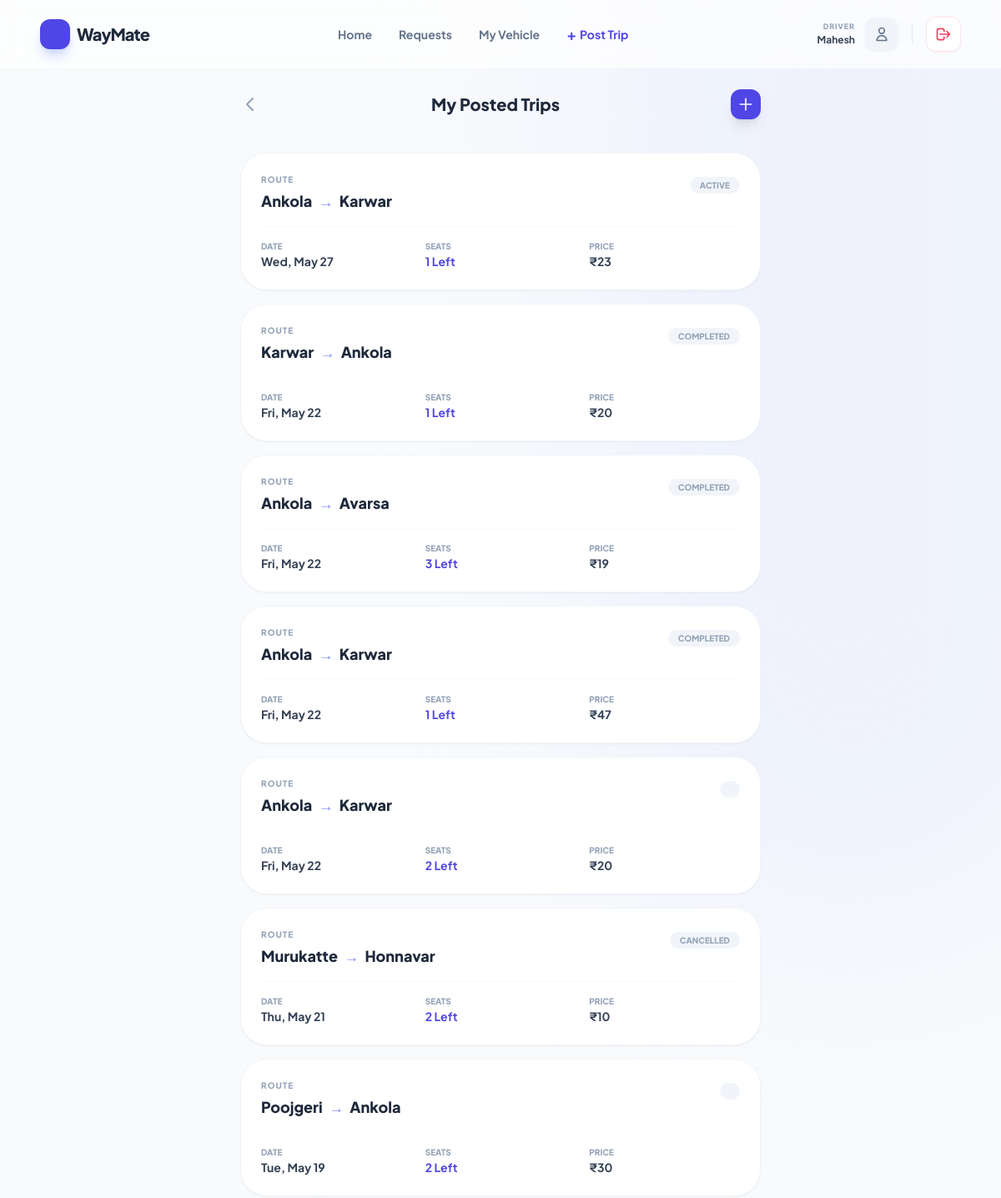
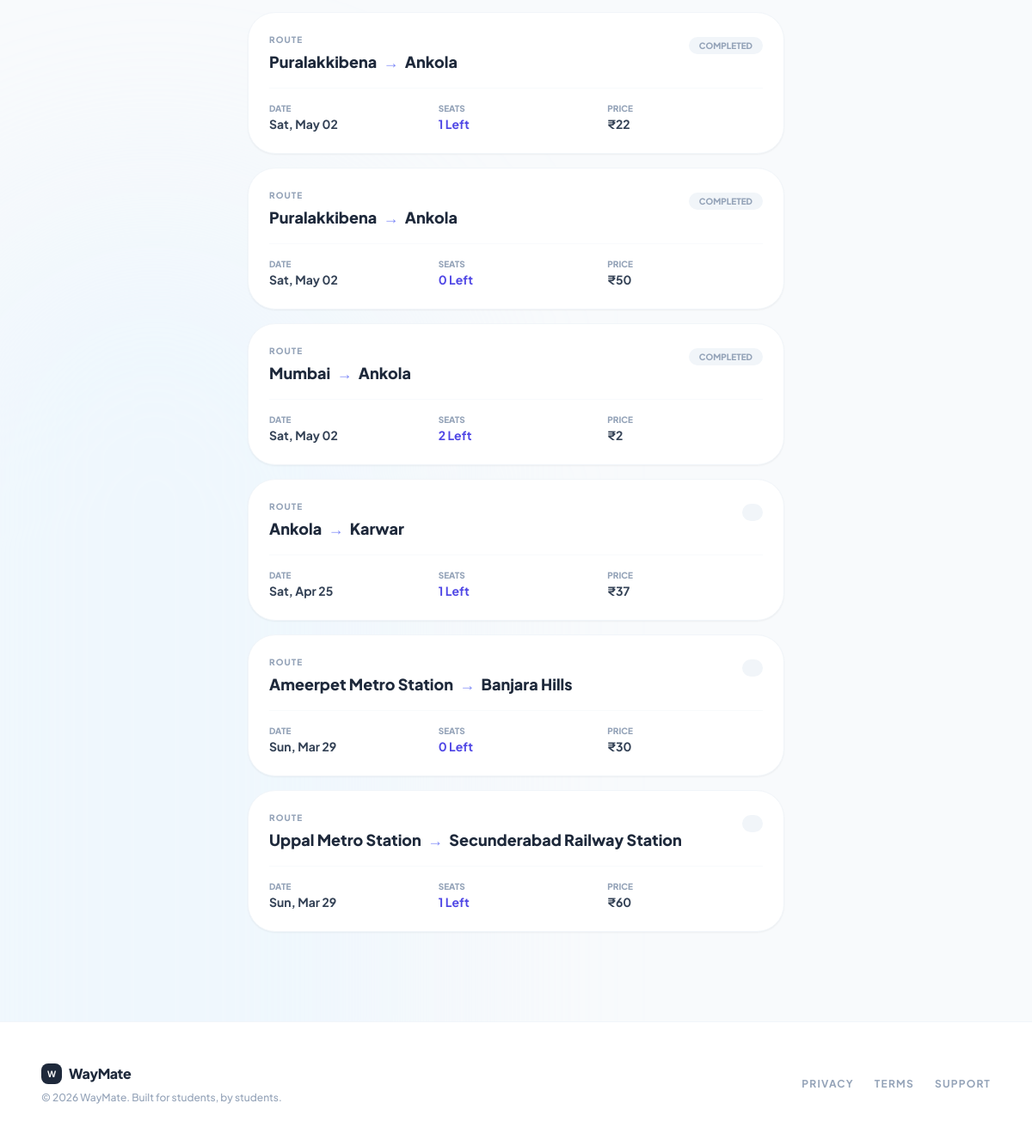
Screenshot of /driver/my_rides.php (signed in) with the database file from the repository (2 pictures, top to bottom).
### tables this page shows
CREATE TABLE `rides` (
  `ride_id` int(11) NOT NULL,
  `driver_id` int(11) NOT NULL,
  `source_id` int(11) NOT NULL,
  `destination_id` int(11) NOT NULL,
  `ride_date` date NOT NULL,
  `ride_time` time NOT NULL,
  `available_seats` int(11) NOT NULL,
  `price_per_seat` decimal(10,2) NOT NULL,
  `status` enum('active','cancelled','completed') DEFAULT 'active',
  `route_path` linestring DEFAULT NULL
);

CREATE TABLE `locations` (
  `location_id` int(11) NOT NULL,
  `location_name` varchar(100) NOT NULL,
  `address` text DEFAULT NULL,
  `area` varchar(100) DEFAULT NULL,
  `city` varchar(50) DEFAULT NULL,
  `sequence_km` decimal(5,2) DEFAULT 0.00,
  `taluku` varchar(100) DEFAULT NULL
);

### driver/my_rides.php (the view, shortened to what this page needs)
<?php
require_once '../config/db.php';
include '../includes/header.php';
$driver_id = $_SESSION['user_id'];
$query = "SELECT r.*, s.location_name as source_name, d.location_name as dest_name
          FROM rides r
          JOIN locations s ON r.source_id = s.location_id
          JOIN locations d ON r.destination_id = d.location_id
          WHERE r.driver_id = ?
          ORDER BY r.ride_date DESC, r.ride_time DESC";
$stmt = $pdo->prepare($query);
$stmt->execute([$driver_id]);
$my_rides = $stmt->fetchAll();
?>
<!DOCTYPE html>
<html lang="en">
<head>
    <script src="https://cdn.tailwindcss.com"></script>
</head>
<body class="bg-slate-50 min-h-screen pb-20">
    <div class="max-w-2xl mx-auto p-6">
        <div class="flex items-center justify-between mb-10">
            <a href="dashboard.php" class="text-slate-400 hover:text-slate-900 transition">
                <svg xmlns="http://www.w3.org/2000/svg" class="h-6 w-6" fill="none" viewBox="0 0 24 24" stroke="currentColor">
                    <path stroke-linecap="round" stroke-linejoin="round" stroke-width="2" d="M15 19l-7-7 7-7" />
                </svg>
            </a>
            <h1 class="text-xl font-black text-slate-800">My Posted Trips</h1>
            <a href="../passenger/offer_ride.php" class="bg-indigo-600 text-white p-2 rounded-xl shadow-lg">
                <svg xmlns="http://www.w3.org/2000/svg" class="h-5 w-5" fill="none" viewBox="0 0 24 24" stroke="currentColor">
                    <path stroke-linecap="round" stroke-linejoin="round" stroke-width="2" d="M12 4v16m8-8H4" />
                </svg>
            </a>
        </div>
        <?php if(empty($my_rides)): ?>
            <div class="text-center py-20">
                <p class="text-slate-400 font-bold">You haven't offered any rides yet.</p>
                <p class="text-xs text-slate-300 uppercase tracking-widest mt-2">Time to earn some gas money!</p>
            </div>
        <?php else: ?>
            <div class="space-y-4">
                <?php foreach($my_rides as $ride): ?>
                <div class="bg-white p-6 rounded-[2rem] border border-slate-100 shadow-sm relative overflow-hidden">
                    <div class="absolute top-6 right-6">
                        <span class="text-[10px] font-black uppercase px-3 py-1 rounded-full
                            <?= $ride['status'] == 'available' ? 'bg-emerald-50 text-emerald-600' : 'bg-slate-100 text-slate-400' ?>">
                            <?= $ride['status'] ?>
                        </span>
                    </div>
                    <div class="mb-4">
                        <p class="text-[10px] font-black text-slate-400 uppercase tracking-widest mb-1">Route</p>
                        <h2 class="text-lg font-extrabold text-slate-800">
                            <?= $ride['source_name'] ?>
                            <span class="text-indigo-400 mx-1">→</span>
                            <?= $ride['dest_name'] ?>
                        </h2>
                    </div>
                    <div class="grid grid-cols-3 gap-4 border-t border-slate-50 pt-4 mt-4">
                        <div>
                            <p class="text-[10px] font-black text-slate-400 uppercase">Date</p>
                            <p class="text-sm font-bold text-slate-700"><?= date('D, M d', strtotime($ride['ride_date'])) ?></p>
                        </div>
                        <div>
                            <p class="text-[10px] font-black text-slate-400 uppercase">Seats</p>
                            <p class="text-sm font-bold text-indigo-600"><?= $ride['available_seats'] ?> Left</p>
                        </div>
                        <div>
                            <p class="text-[10px] font-black text-slate-400 uppercase">Price</p>
                            <p class="text-sm font-bold text-slate-700">₹<?= number_format($ride['price_per_seat']) ?></p>
                        </div>
                    </div>
                </div>
                <?php endforeach; ?>
            </div>
        <?php endif; ?>
    </div>
 <?php include '../includes/footer.php'; ?>
</body>
</html>

### includes/header.php (style rules this page uses)
body { font-family: 'Plus Jakarta Sans', sans-serif; }
html { scroll-behavior: smooth; }

### driver/my_rides.php (style rules this page uses)
body { font-family: 'Plus Jakarta Sans', sans-serif; }

### rows the page displays
rides: status "ACTIVE", source.location_name "Ankola", destination.location_name "Karwar", ride_date "Wed, May 27", available_seats "1", price_per_seat "23"
rides: status "COMPLETED", source.location_name "Karwar", destination.location_name "Ankola", ride_date "Fri, May 22", available_seats "1", price_per_seat "20"
rides: status "COMPLETED", source.location_name "Ankola", destination.location_name "Avarsa", ride_date "Fri, May 22", available_seats "3", price_per_seat "19"
rides: status "COMPLETED", source.location_name "Ankola", destination.location_name "Karwar", ride_date "Fri, May 22", available_seats "1", price_per_seat "47"
rides: source.location_name "Ankola", destination.location_name "Karwar", ride_date "Fri, May 22", available_seats "2", price_per_seat "20"
rides: status "CANCELLED", source.location_name "Murukatte", destination.location_name "Honnavar", ride_date "Thu, May 21", available_seats "2", price_per_seat "10"
rides: source.location_name "Poojgeri", destination.location_name "Ankola", ride_date "Tue, May 19", available_seats "2", price_per_seat "30"
rides: status "COMPLETED", source.location_name "Puralakkibena", destination.location_name "Ankola", ride_date "Sat, May 02", available_seats "1", price_per_seat "22"
rides: status "COMPLETED", source.location_name "Puralakkibena", destination.location_name "Ankola", ride_date "Sat, May 02", available_seats "0", price_per_seat "50"
rides: status "COMPLETED", source.location_name "Mumbai", destination.location_name "Ankola", ride_date "Sat, May 02", available_seats "2", price_per_seat "2"
rides: source.location_name "Ankola", destination.location_name "Karwar", ride_date "Sat, Apr 25", available_seats "1", price_per_seat "37"
rides: source.location_name "Ameerpet Metro Station", destination.location_name "Banjara Hills", ride_date "Sun, Mar 29", available_seats "0", price_per_seat "30"
rides: source.location_name "Uppal Metro Station", destination.location_name "Secunderabad Railway Station", ride_date "Sun, Mar 29", available_seats "1", price_per_seat "60"

### other values shown
$current_role "DRIVER"
$user_name "Mahesh"
